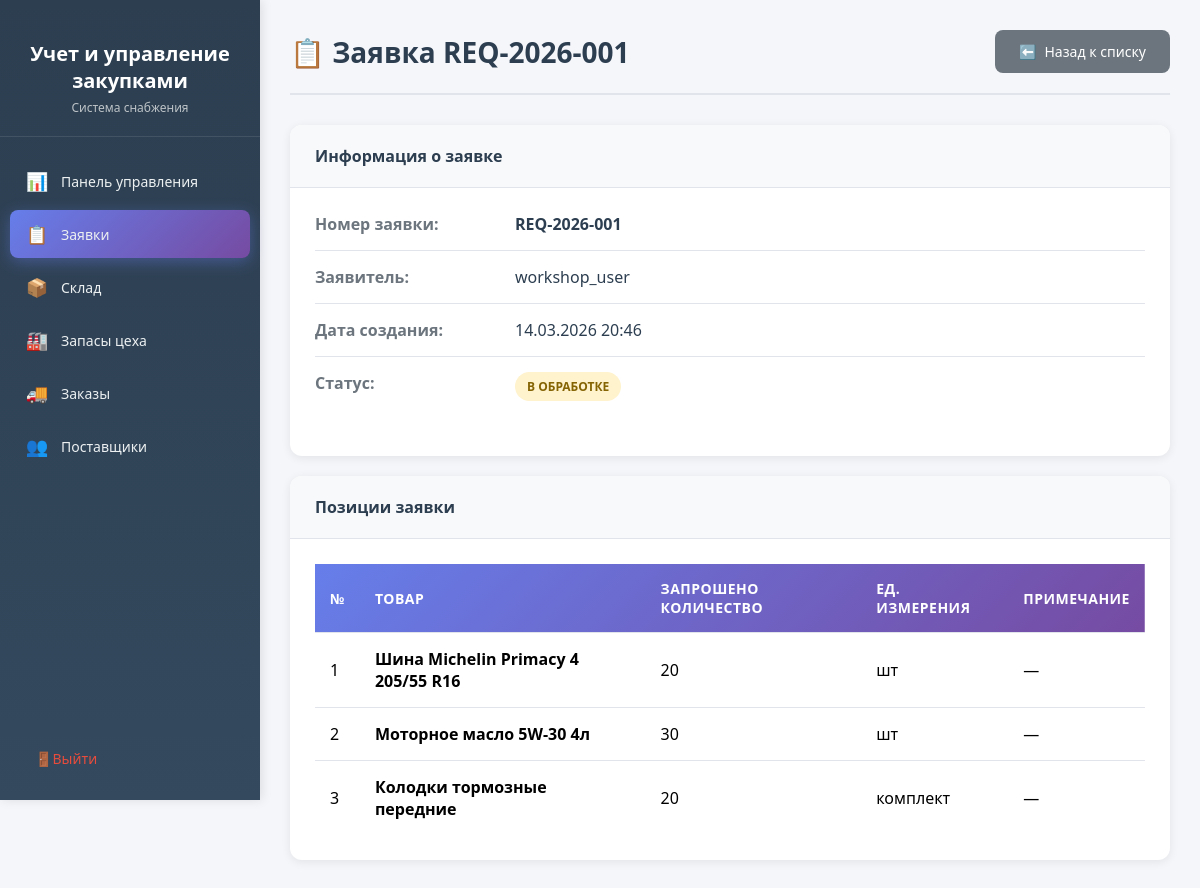
Page /requests/1/ (signed in) on the committed database.
### procurement/models.py (models this page shows, shortened)
class PurchaseRequest(models.Model):
    STATUS_CHOICES = [
        ('draft', 'Черновик'),
        ('pending', 'На согласовании'),
        ('approved', 'Согласована'),
        ('rejected', 'Отклонена'),
        ('ordered', 'Заказана'),
    ]
    ROLE_CHOICES = [
        ('workshop', 'Сотрудник цеха'),
        ('warehouse', 'Кладовщик'),
    ]
    request_number = models.CharField(max_length=20, unique=True, verbose_name="Номер заявки")
    requester = models.ForeignKey(
        User,
        on_delete=models.SET_NULL,
        null=True,
        related_name='requests',
        verbose_name="Заявитель"
    )
    requester_role = models.CharField(
        max_length=20,
        choices=ROLE_CHOICES,
        default='workshop',
        verbose_name="Роль заявителя"
    )
    status = models.CharField(
        max_length=20,
        choices=STATUS_CHOICES,
        default='draft',
        verbose_name="Статус"
    )
    items = models.ManyToManyField('Product', through='RequestItem', verbose_name="Товары")
    total_amount = models.DecimalField(
        max_digits=12,
        decimal_places=2,
        default=0,
        verbose_name="Общая сумма"
    )
    comment = models.TextField(blank=True, verbose_name="Комментарий")
    created_at = models.DateTimeField(auto_now_add=True, verbose_name="Дата создания")
    updated_at = models.DateTimeField(auto_now=True, verbose_name="Дата обновления")
    approved_by = models.ForeignKey(
        User,
        on_delete=models.SET_NULL,
        null=True,
        blank=True,
        related_name='approved_requests',
        verbose_name="Кто согласовал"
    )
    approved_at = models.DateTimeField(null=True, blank=True, verbose_name="Дата согласования")
    items_description = models.TextField(blank=True, verbose_name="Описание товаров", help_text="Описание товаров, необходимых для заявки")
    class Meta:
        verbose_name = "Заявка на закупку"
        verbose_name_plural = "Заявки на закупку"
        ordering = ['-created_at']

class RequestItem(models.Model):
    request = models.ForeignKey(PurchaseRequest, on_delete=models.CASCADE, related_name='request_items')
    product = models.ForeignKey(Product, on_delete=models.CASCADE, verbose_name="Товар")
    quantity = models.PositiveIntegerField(verbose_name="Количество")
    requested_quantity = models.PositiveIntegerField(verbose_name="Запрошенное количество")
    notes = models.TextField(blank=True, verbose_name="Примечание")
    class Meta:
        verbose_name = "Позиция заявки"
        verbose_name_plural = "Позиции заявок"

class Product(models.Model):
    name = models.CharField(max_length=200, verbose_name="Наименование")
    category = models.ForeignKey(
        Category,
        on_delete=models.SET_NULL,
        null=True,
        related_name='products',
        verbose_name="Категория"
    )
    sku = models.CharField(max_length=50, unique=True, verbose_name="Артикул")
    unit = models.CharField(max_length=20, default='шт', verbose_name="Единица измерения")
    min_stock_level = models.PositiveIntegerField(
        default=0,
        verbose_name="Минимальный остаток"
    )
    current_stock = models.PositiveIntegerField(
        default=0,
        verbose_name="Текущий остаток"
    )
    supplier = models.ForeignKey(
        Supplier,
        on_delete=models.SET_NULL,
        null=True,
        related_name='products',
        verbose_name="Основной поставщик"
    )
    price = models.DecimalField(
        max_digits=10,
        decimal_places=2,
        blank=True,
        null=True,
        verbose_name="Цена за единицу"
    )
    description = models.TextField(blank=True, verbose_name="Описание")
    created_at = models.DateTimeField(auto_now_add=True, verbose_name="Дата добавления")
    updated_at = models.DateTimeField(auto_now=True, verbose_name="Дата обновления")
    class Meta:
        verbose_name = "Товар"
        verbose_name_plural = "Товары"
        ordering = ['name']

### core/views.py (the view)
# urls.py: path('requests/<int:request_id>/', view_request, name='view_request'),
@login_required
def view_request(request, request_id):
    request_obj = get_object_or_404(PurchaseRequest, id=request_id)
    items = RequestItem.objects.filter(request=request_obj).select_related('product')
    context = {
        'request_obj': request_obj,
        'items': items,
        'user': request.user,
    }
    return render(request, 'procurement/view_request.html', context)

### templates/procurement/view_request.html (shortened to what this page needs)
<!DOCTYPE html>
<html lang="ru">
<head>
</head>
<body>
    <aside class="sidebar">
        <div class="sidebar-header">
            <h2>Учет и управление закупками</h2>
            <p>Система снабжения</p>
        </div>
        <ul class="sidebar-menu">
            <li>
                <a href="{% url 'dashboard' %}">
                    <span class="menu-icon">📊</span>
                    <span>Панель управления</span>
                </a>
            </li>
            <li>
                <a href="{% url 'requests' %}" class="active">
                    <span class="menu-icon">📋</span>
                    <span>Заявки</span>
                </a>
            </li>
            <li>
                <a href="{% url 'warehouse' %}">
                    <span class="menu-icon">📦</span>
                    <span>Склад</span>
                </a>
            </li>
            <li>
                <a href="{% url 'workshop_stock' %}">
                    <span class="menu-icon">🏭</span>
                    <span>Запасы цеха</span>
                </a>
            </li>
            <li>
                <a href="{% url 'orders' %}">
                    <span class="menu-icon">🚚</span>
                    <span>Заказы</span>
                </a>
            </li>
            <li>
                <a href="{% url 'suppliers' %}">
                    <span class="menu-icon">👥</span>
                    <span>Поставщики</span>
                </a>
            </li>
        </ul>
        <div class="sidebar-footer">
            <a href="{% url 'logout' %}" class="logout-btn">
                <span class="menu-icon">🚪</span>
                <span>Выйти</span>
            </a>
        </div>
    </aside>
    <main class="main-content">
        <div class="page-header">
            <h1 class="page-title">📋 Заявка {{ request_obj.request_number }}</h1>
            <a href="{% url 'requests' %}" class="btn btn-secondary">
                <span>⬅️</span> Назад к списку
            </a>
        </div>
        <div class="card">
            <div class="card-header">
                Информация о заявке
            </div>
            <div class="card-body">
                <div class="detail-row">
                    <div class="detail-label">Номер заявки:</div>
                    <div class="detail-value"><strong>{{ request_obj.request_number }}</strong></div>
                </div>
                <div class="detail-row">
                    <div class="detail-label">Заявитель:</div>
                    <div class="detail-value">{{ request_obj.requester.username|default:"Не указан" }}</div>
                </div>
                <div class="detail-row">
                    <div class="detail-label">Дата создания:</div>
                    <div class="detail-value">{{ request_obj.created_at|date:"d.m.Y H:i" }}</div>
                </div>
                <div class="detail-row">
                    <div class="detail-label">Статус:</div>
                    <div class="detail-value">
                        <span class="status-badge status-pending">
                            В обработке
                        </span>
                    </div>
                </div>
            </div>
        </div>
        <div class="card">
            <div class="card-header">
                Позиции заявки
            </div>
            <div class="card-body">
                {% if items %}
                <div class="table-responsive">
                    <table>
                        <thead>
                            <tr>
                                <th>№</th>
                                <th>Товар</th>
                                <th>Запрошено количество</th>
                                <th>Ед. измерения</th>
                                <th>Примечание</th>
                            </tr>
                        </thead>
                        <tbody>
                            {% for item in items %}
                            <tr>
                                <td>{{ forloop.counter }}</td>
                                <td><strong>{{ item.product.name }}</strong></td>
                                <td>{{ item.requested_quantity }}</td>
                                <td>{{ item.product.unit }}</td>
                                <td>{{ item.notes|default:"—" }}</td>
                            </tr>
                            {% endfor %}
                        </tbody>
                    </table>
                </div>
                {% else %}
                <div class="empty-state">
                    <div class="empty-state-icon">📦</div>
                    <h3>Нет позиций</h3>
                    <p>В этой заявке нет товаров</p>
                </div>
                {% endif %}
            </div>
        </div>
    </main>
</body>
</html>

### templates/procurement/view_request.html (style rules this page uses)
* { margin: 0; padding: 0; box-sizing: border-box; }
body { font-family: 'Segoe UI', Tahoma, Geneva, Verdana, sans-serif; background: #f5f6fa; min-height: 100vh; display: flex; }
.sidebar { width: 260px; background: linear-gradient(180deg, #2c3e50 0%, #34495e 100%); min-height: 100vh; position: fixed; left: 0; top: 0; padding: 20px 0; box-shadow: 2px 0 10px rgba(0,0,0,0.1); }
.sidebar-header { padding: 20px; text-align: center; border-bottom: 1px solid rgba(255,255,255,0.1); margin-bottom: 20px; }
.sidebar-header h2 { color: white; font-size: 20px; margin-bottom: 5px; }
.sidebar-header p { color: #bdc3c7; font-size: 12px; }
.sidebar-menu { list-style: none; padding: 0 10px; }
.sidebar-menu li { margin-bottom: 5px; }
.sidebar-menu a { display: flex; align-items: center; padding: 12px 15px; color: #ecf0f1; text-decoration: none; border-radius: 8px; transition: all 0.3s ease; font-size: 14px; }
.sidebar-menu a.active { background: linear-gradient(135deg, #667eea 0%, #764ba2 100%); box-shadow: 0 4px 15px rgba(102, 126, 234, 0.4); }
.sidebar-menu .menu-icon { margin-right: 12px; font-size: 18px; width: 24px; text-align: center; }
.sidebar-footer { position: absolute; bottom: 20px; width: 100%; padding: 0 20px; }
.logout-btn { display: flex; align-items: center; padding: 12px 15px; color: #e74c3c; text-decoration: none; border-radius: 8px; transition: all 0.3s ease; font-size: 14px; }
.main-content { flex: 1; margin-left: 260px; padding: 30px; }
.page-header { display: flex; justify-content: space-between; align-items: center; margin-bottom: 30px; padding-bottom: 20px; border-bottom: 2px solid #e1e5eb; }
.page-title { font-size: 28px; color: #2c3e50; font-weight: 600; }
.btn { display: inline-flex; align-items: center; padding: 12px 24px; border-radius: 8px; text-decoration: none; font-weight: 500; transition: all 0.3s ease; cursor: pointer; border: none; font-size: 14px; }
.btn-secondary { background: #6c757d; color: white; }
.btn span { margin-right: 8px; }
.card { background: white; border-radius: 12px; box-shadow: 0 2px 10px rgba(0,0,0,0.08); overflow: hidden; margin-bottom: 20px; }
.card-header { padding: 20px 25px; background: #f8f9fa; border-bottom: 1px solid #e1e5eb; font-weight: 600; color: #2c3e50; font-size: 16px; }
.card-body { padding: 25px; }
.table-responsive { overflow-x: auto; }
table { width: 100%; border-collapse: collapse; }
thead { background: linear-gradient(135deg, #667eea 0%, #764ba2 100%); color: white; }
th, td { padding: 15px; text-align: left; border-bottom: 1px solid #e1e5eb; }
th { font-weight: 600; font-size: 14px; text-transform: uppercase; letter-spacing: 0.5px; }
tbody tr { transition: all 0.2s ease; }
tbody tr:last-child td { border-bottom: none; }
.status-badge { display: inline-block; padding: 6px 12px; border-radius: 20px; font-size: 12px; font-weight: 600; text-transform: uppercase; }
.status-pending { background: #fff3cd; color: #856404; }
.detail-row { display: flex; margin-bottom: 15px; padding-bottom: 15px; border-bottom: 1px solid #e1e5eb; }
.detail-row:last-child { border-bottom: none; }
.detail-label { font-weight: 600; color: #6c757d; width: 200px; flex-shrink: 0; }
.detail-value { color: #2c3e50; flex: 1; }

### rows in the picture
PurchaseRequest: request_number "REQ-2026-001", requester.username "workshop_user", created_at "14.03.2026 20:46"
RequestItem: product.name "Шина Michelin Primacy 4 205/55 R16", requested_quantity "20", product.unit "шт", notes "—"
RequestItem: product.name "Моторное масло 5W-30 4л", requested_quantity "30", product.unit "шт", notes "—"
RequestItem: product.name "Колодки тормозные передние", requested_quantity "20", product.unit "комплект", notes "—"
